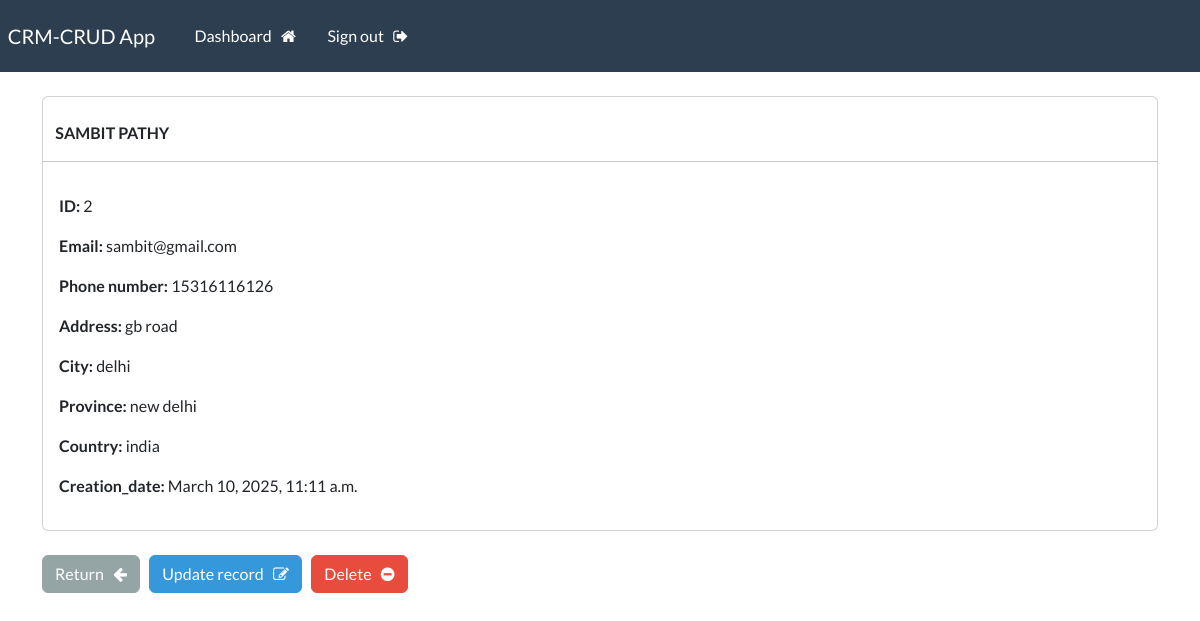
The page /record/2 (signed in) on the database its author committed.
### webapp/models.py (models this page shows, shortened)
class Record(models.Model):
    creation_date=models.DateTimeField(auto_now_add=True)
    first_name = models.CharField(max_length=100)
    last_name = models.CharField(max_length=100)
    email = models.CharField(max_length=255)
    phone=models.CharField(max_length=20)
    address = models.CharField(max_length=300)
    city=models.CharField(max_length=50)
    province=models.CharField(max_length=50)
    country=models.CharField(max_length=200)

### webapp/views.py (the view)
# urls.py: path('record/<int:pk>',views.singular_record,name="record"),
@login_required(login_url='my-login')
def singular_record(request,pk):
    all_records=Record.objects.get(id=pk)
    context={'record':all_records}
    return render(request,'webapp/view-record.html',context=context)

### webapp/templates/webapp/view-record.html (shortened to what this page needs)
{% extends 'webapp/base.html' %}
{% block content %}
<div class="card">
    <strong>
        <br>
        {{record.first_name |upper}}
        {{record.last_name|upper}}
    </strong>
    <hr>
<div class="card-body">
    <p> <strong>ID:</strong> {{record.id}}</p>
    <p> <strong>Email:</strong> {{record.email}}</p>
    <p> <strong>Phone number:</strong> {{record.phone}}</p>
    <p> <strong>Address:</strong> {{record.address}}</p>
    <p> <strong>City:</strong> {{record.city}}</p>
    <p> <strong>Province:</strong> {{record.province}}</p>
    <p> <strong>Country:</strong> {{record.country}}</p>
    <p> <strong>Creation_date:</strong> {{record.creation_date}}</p>
</div>
</div>
<br>
<a href="{% url 'dashboard' %}" class="btn btn-secondary">Return &nbsp; <i class="fa fa-arrow-left" aria-hidden="true"></i></a>
<a href="{% url 'update-record' record.id %}" class="btn btn-info">Update record &nbsp; <i class="fa fa-pencil-square-o" aria-hidden="true"></i></a>
<a href="{% url 'delete-record' record.id %}" class="btn btn-danger">Delete &nbsp; <i class="fa fa-minus-circle" aria-hidden="true"></i></a>
{% endblock %}

### rows shown on the page
Record: first_name "SAMBIT", last_name "PATHY", id "2", email "sambit@gmail.com", phone "15316116126", address "gb road", city "delhi", province "new delhi", country "india", creation_date "March 10, 2025, 11:11 a.m."
